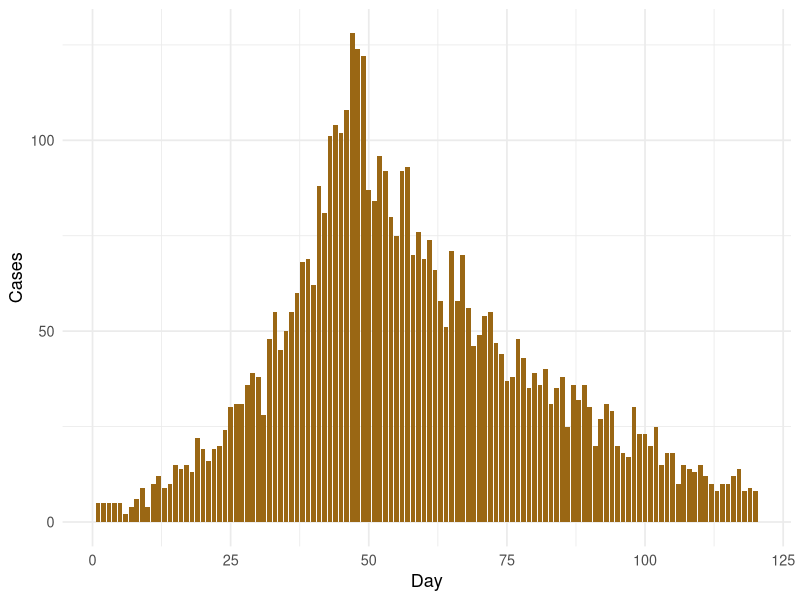
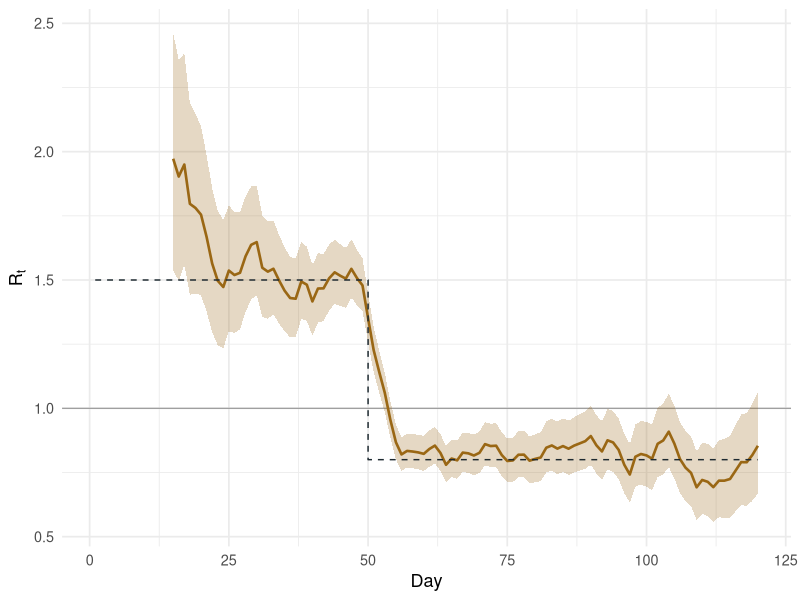

Recreate these plots in R, in order.
## ---- chunk 1
library(ggplot2)

set.seed(1)

days <- 1:120
w <- dgamma(1:21, shape = 6, rate = 1)
w <- w / sum(w)

infectiousness <- function(inc, t) {
  s <- 1:min(t - 1, length(w))
  sum(inc[t - s] * w[s])
}
## ---- chunk 2
#| fig-cap: "Simulated daily incidence."
#| fig-alt: "Bar chart of simulated daily cases over 120 days. Cases rise from about 5 a day to a peak of around 130 just before day 50, then fall steadily to under 10 a day by day 120."
#| fig-width: 7
#| fig-height: 3.2
rt_true <- ifelse(days < 50, 1.5, 0.8)

inc <- numeric(length(days))
inc[1:5] <- 5

for (t in 6:length(days)) {
  inc[t] <- rpois(1, rt_true[t] * infectiousness(inc, t))
}

ggplot(data.frame(day = days, cases = inc), aes(day, cases)) +
  geom_col(fill = "#9A6714", width = 0.85) +
  labs(x = "Day", y = "Cases") +
  theme_minimal(base_size = 13)
## ---- chunk 3
tau <- 7
a <- 1
b <- 5

lambda <- c(0, sapply(2:length(days), \(t) infectiousness(inc, t)))

est <- data.frame(day = 15:length(days))
est$shape <- sapply(est$day, \(t) a + sum(inc[(t - tau + 1):t]))
est$rate <- sapply(est$day, \(t) 1 / b + sum(lambda[(t - tau + 1):t]))
est$mean <- est$shape / est$rate
est$lo <- qgamma(0.025, est$shape, est$rate)
est$hi <- qgamma(0.975, est$shape, est$rate)
## ---- chunk 4
#| fig-cap: "Estimated Rt with a 95% credible interval. The dashed line is the true value."
#| fig-alt: "Line chart of estimated Rt from day 15 to day 120, with a shaded 95% credible interval, a solid reference line at Rt = 1, and the true Rt as a dashed step that drops from 1.5 to 0.8 at day 50. The estimate starts near 2 with a wide band, stays between about 1.4 and 1.7 until day 50, falls to about 0.8 within a week of the drop and stays near 0.8, with the band widening again towards the end as cases fall."
#| fig-width: 7
#| fig-height: 3.6
ggplot(est, aes(day)) +
  geom_hline(yintercept = 1, colour = "grey60", linewidth = 0.4) +
  geom_ribbon(aes(ymin = lo, ymax = hi), fill = "#9A6714", alpha = 0.25) +
  geom_line(aes(y = mean), colour = "#9A6714", linewidth = 0.9) +
  geom_step(data = data.frame(day = days, rt = rt_true), aes(y = rt), linetype = "dashed", colour = "#1D2930") +
  labs(x = "Day", y = expression(R[t])) +
  theme_minimal(base_size = 13)
